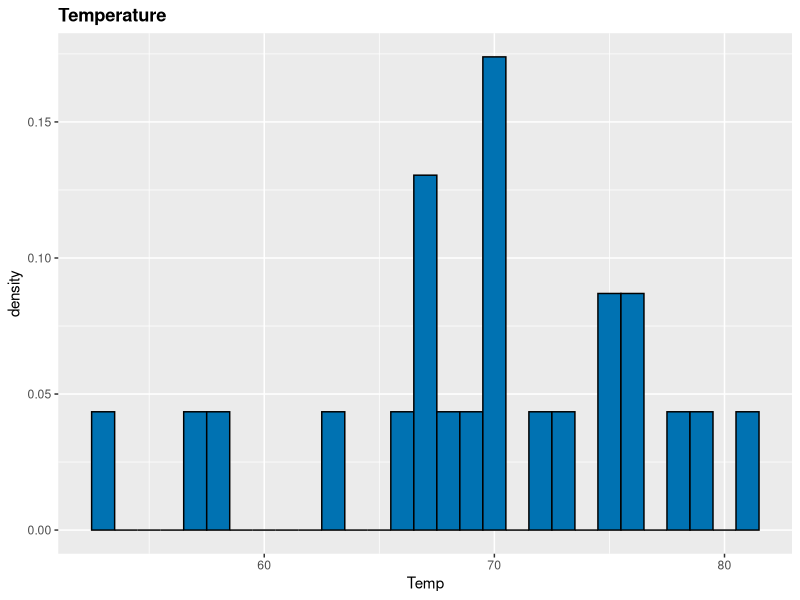
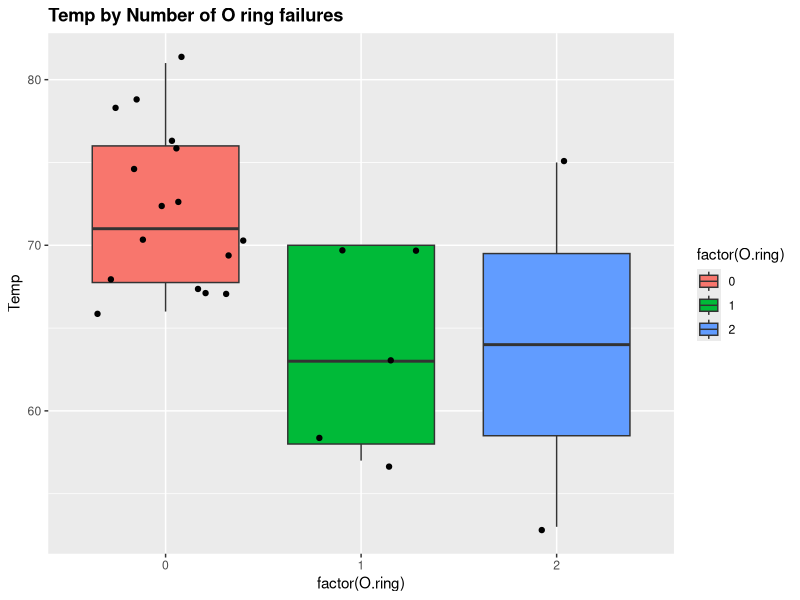
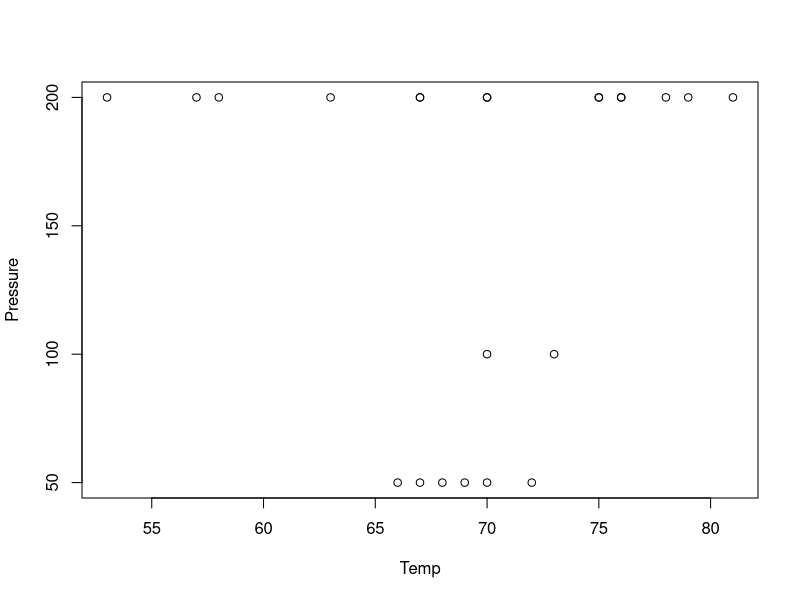
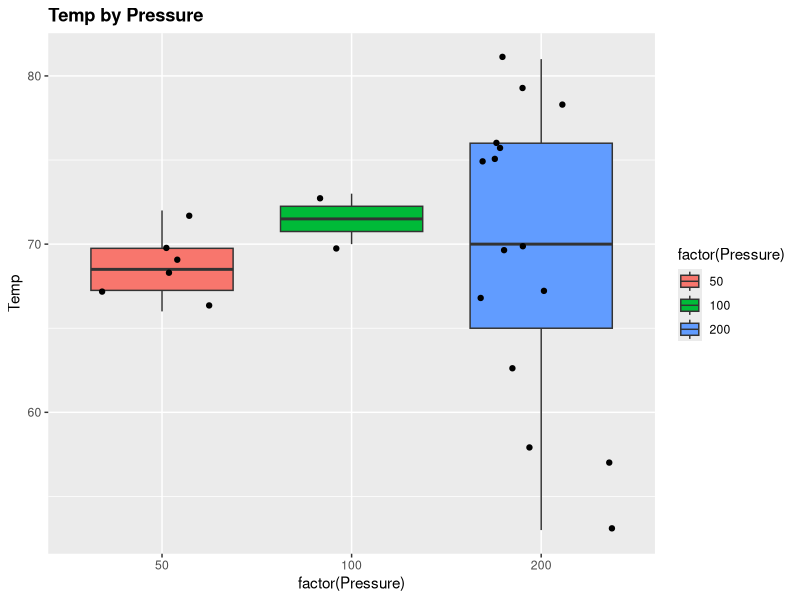
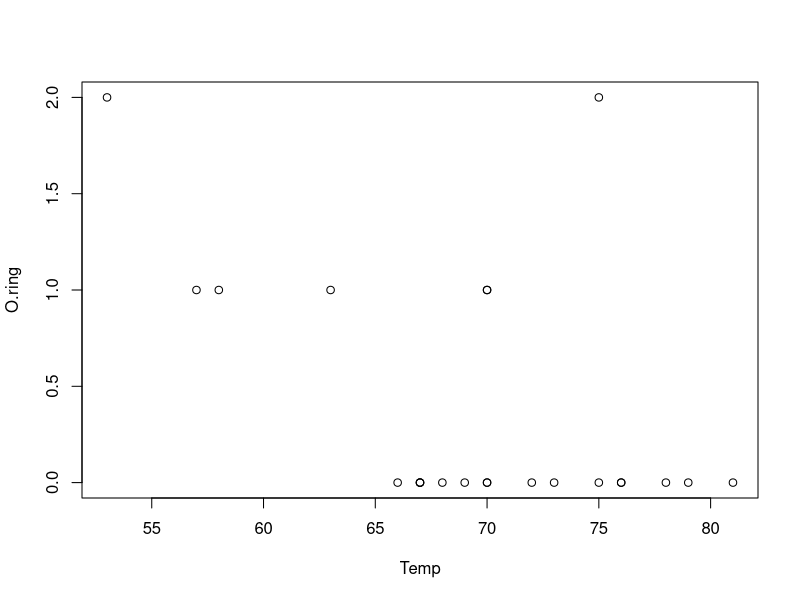
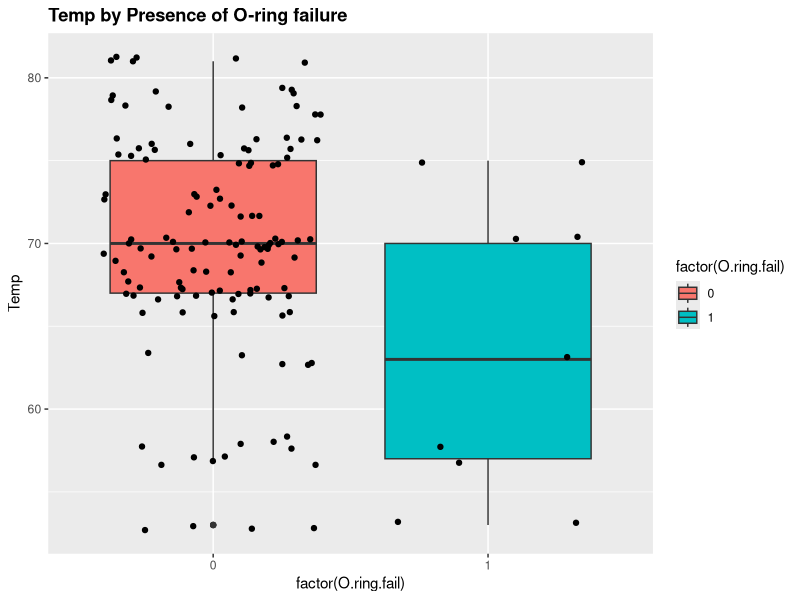
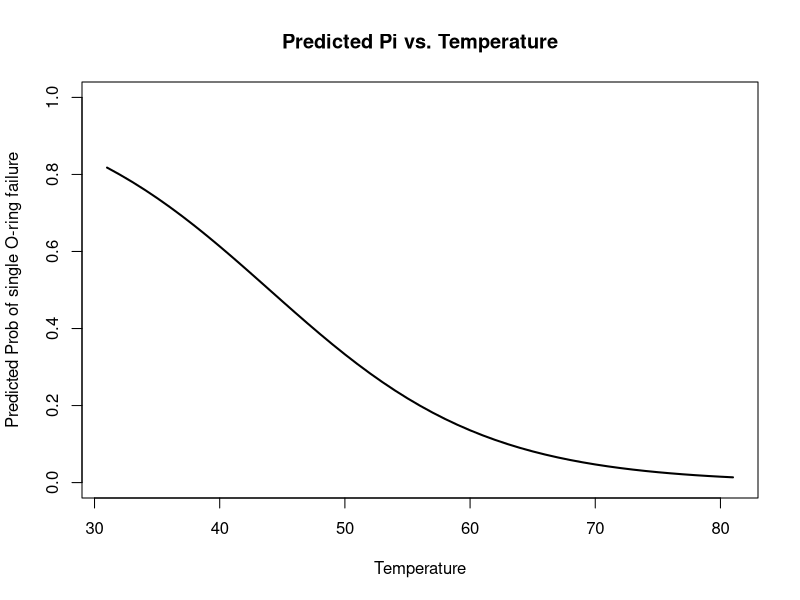
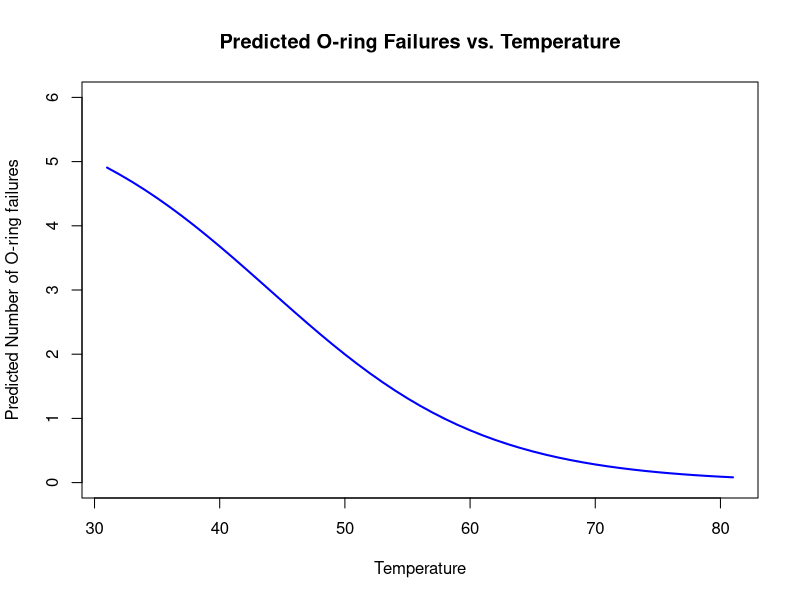

The R script that drew these images, in order:
## ---- chunk 1
knitr::opts_chunk$set(echo = TRUE)
## ---- chunk 2
library(car)
library(dplyr)
library(Hmisc)
library(ggplot2)


## ---- chunk 3
df <- read.table(file = "challenger.csv", header = TRUE, sep = ",")
df
## ---- chunk 4
describe(df)

## ---- chunk 5
ggplot(df, aes(x = Temp)) +
  geom_histogram(aes(y = ..density..), binwidth = 1, fill="#0072B2", colour="black") +
  ggtitle("Temperature") + 
  theme(plot.title = element_text(lineheight=1, face="bold"))

## ---- chunk 6

ggplot(df, aes(factor(O.ring), Temp)) +  
  geom_boxplot(aes(fill = factor(O.ring))) + 
  geom_jitter() +
  ggtitle("Temp by Number of O ring failures") + 
  theme(plot.title = element_text(lineheight=1, face="bold")) 

## ---- chunk 7
plot(Pressure ~ Temp, data = df)
## ---- chunk 8

ggplot(df, aes(factor(Pressure), Temp)) +  
  geom_boxplot(aes(fill = factor(Pressure))) + 
  geom_jitter() +
  ggtitle("Temp by Pressure") + 
  theme(plot.title = element_text(lineheight=1, face="bold")) 

## ---- chunk 9
plot(O.ring ~ Temp, data = df)
## ---- chunk 10
#create a new dataframe that treats each o-ring independently
df2 <- data.frame(expand.grid(Flight = seq(1, 23, 1), O.ring.label = seq(1, 6, 1), Temp = 0, 
                   Pressure = 0, O.ring.fail = 0))
rownames(df2) <- paste(df2$Flight, df2$O.ring.label) #flight + o ring #

for(row in rownames(df2)){
  fl <- df2[row, ]$Flight
  
  df2[row, ]$Temp <- df[df$Flight == fl, ]$Temp # set Temp
  df2[row, ]$Pressure <- df[df$Flight == fl, ]$Pressure # set Pressure
  df2[row, ]$O.ring.fail <- ifelse(df2[row, ]$O.ring.label <= 
                                     df[df$Flight == fl, ]$O.ring, 1, 0)  # set O.ring.fail
  
}

df2

## ---- chunk 11

ggplot(df2, aes(factor(O.ring.fail), Temp)) +  
  geom_boxplot(aes(fill = factor(O.ring.fail))) + 
  geom_jitter() +
  ggtitle("Temp by Presence of O-ring failure") + 
  theme(plot.title = element_text(lineheight=1, face="bold")) 

## ---- chunk 12
model1.binom <- glm(O.ring/Number ~ Temp + Pressure, data = df, family = binomial,weights=Number)
model1.bern <- glm(O.ring.fail ~ Temp + Pressure, data = df2, family = binomial)
summary(model1.binom)
summary(model1.bern)
## ---- chunk 13
model1 <- glm(O.ring/Number ~ Temp + Pressure, data = df, family = binomial,weights=Number)
summary(model1)
## ---- chunk 14
ha <- model1
h0 <- glm(O.ring/Number ~ Pressure, data = df, family = binomial, weights = Number)
anova(h0, ha, test = "Chisq")
h0 <- glm(O.ring/Number ~ Temp, data = df, family = binomial, weights = Number)
anova(h0, ha, test = "Chisq")
## ---- chunk 15
model2 <- h0
summary(model2)
## ---- chunk 16
#pi vs. Temp  ## QUESTION - the books says to plot _pi_ vs temp, not pi hat. I assume they're looking for the latter, though? 
newdf <- data.frame(Temp = seq(from = 31, to = 81, by = 1))

lp.hat <- predict.glm(model2, newdata = newdf, type = "link", se.fit = TRUE)
lp.hat.mean <- lp.hat$fit
pi.hat <- exp(lp.hat.mean) / (1 + exp(lp.hat.mean))

plot(newdf$Temp, pi.hat, ylim = range(c(0,1)),
     xlab = "Temperature", ylab = "Predicted Prob of single O-ring failure", 
     main = "Predicted Pi vs. Temperature", type = 'l', col = 'black', lwd = 2)

#expected number of failures vs. Temp

plot(newdf$Temp, pi.hat * 6, ylim = range(c(0,6)),
     xlab = "Temperature", ylab = "Predicted Number of O-ring failures", 
     main = "Predicted O-ring Failures vs. Temperature", type = 'l', col = 'blue', lwd = 2)

## ---- chunk 17
#jeff's way
lp.hat.lci <- lp.hat$fit - 1.96 * lp.hat$se.fit
lp.hat.uci <- lp.hat$fit + 1.96 * lp.hat$se.fit


pi.hat.lci <- exp(lp.hat.lci) / (1 + exp(lp.hat.lci))
pi.hat.uci <- exp(lp.hat.uci) / (1 + exp(lp.hat.uci))

### Plot predicted probabilities
plot(newdf$Temp, pi.hat, ylim = range(c(pi.hat.lci, pi.hat.uci)),
     xlab = "Temperature", ylab = "Predicted Prob of single O-ring failure", 
     main= "Predicted Prob of single O-ring failure", type = 'l', col = 'black', lwd = 2)
lines(newdf$Temp, pi.hat.lci, col = 'red', lwd = 0.5)
lines(newdf$Temp, pi.hat.uci, col = 'red', lwd = 0.5)



#book way
ci.pi <- function(newdata, mod.fit.obj, alpha){
  linear.pred <- predict(object = mod.fit.obj, newdata = newdata, type = "link", se = TRUE)
  CI.lin.pred.lower <- linear.pred$fit - qnorm(p = 1-alpha/2)*linear.pred$se
  CI.lin.pred.upper <- linear.pred$fit + qnorm(p = 1-alpha/2)*linear.pred$se
  CI.pi.lower <- exp(CI.lin.pred.lower) / (1 + exp(CI.lin.pred.lower))
  CI.pi.upper <- exp(CI.lin.pred.upper) / (1+ exp(CI.lin.pred.upper))
  list(lower = CI.pi.lower, upper = CI.pi.upper)
}

plot(newdf$Temp, pi.hat, ylim = range(c(pi.hat.lci, pi.hat.uci)),
     xlab = "Temperature", ylab = "Predicted Prob of single O-ring failure", 
     main= "Predicted Prob of single O-ring failure", type = 'l', col = 'black', lwd = 2)
curve(expr = ci.pi(newdata = data.frame(Temp = x), mod.fit.obj = model2, alpha = 0.05)$lower, col = "green", lty = "dotdash", add = TRUE, xlim = c(31, 81))
curve(expr = ci.pi(newdata = data.frame(Temp = x), mod.fit.obj = model2, alpha = 0.05)$upper, col = "green", lty = "dotdash", add = TRUE, xlim = c(31, 81))

## ---- chunk 18
model3 <- glm(O.ring/Number ~ Temp + I(Temp^2), data = df, family = binomial, weights = Number)
summary(model3)
ha <- model3
anova(h0, ha, test = "Chisq")
